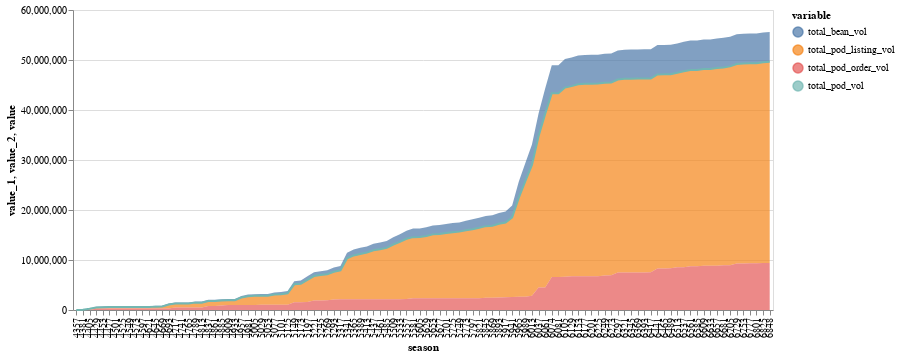

Notebook source saved alongside this figure:
### Code cell
df_snaps = query_farmers_market_snaps()
df_snaps['total bean vol'] = df_snaps['total_bean_vol']
df_snaps['total pod listing vol'] = df_snaps['total_pod_listing_vol']
df_snaps['total pod order vol'] = df_snaps['total_pod_order_vol']
df_snaps['total pod vol'] = df_snaps['total_pod_vol']
value_vars = [
    'total_bean_vol', 'total_pod_vol', 'total_pod_listing_vol', 'total_pod_order_vol'
]
label_vars = [
    'total bean vol', 'total pod listing vol', 'total pod order vol', 'total pod vol'
] 
id_vars = ['timestamp', 'season'] + label_vars
df_snaps = df_snaps.melt(id_vars=id_vars, value_vars=value_vars).sort_values("season")
rm_indices = []
for v in value_vars: 
    rm_indices = rm_indices + list(
        np.argwhere(
            ((df_snaps.season == 6074) & (df_snaps.variable == v)).values
        ).ravel()[:-1]
    )
df_snaps = df_snaps.iloc[[i for i in range(len(df_snaps)) if i not in rm_indices]]
df_snaps = df_snaps.loc[df_snaps.season >= 4357]

area = alt.Chart(df_snaps).transform_filter(
    datum.variable != 'total_pod_vol'
).transform_stack(
    stack="value", 
    as_=['value_1', 'value_2'], 
    groupby=['season'],
    sort=[alt.SortField('variable', 'descending')]
).mark_area(point='transparent').encode(
    x="season:O", 
    y="value_1:Q", 
    y2="value_2:Q", 
    color="variable:N", 
    tooltip=[alt.Tooltip(f'{e}:Q', format=",d") for e in label_vars]
).properties(width=700)

line = alt.Chart(df_snaps).transform_filter(
    datum.variable == 'total_pod_vol'
).mark_line().encode(
    x="season:O", 
    y="value:Q", 
    color="variable:N", 
).properties(width=700)

c = area + line
c

### Figure 1 — Vega-Lite specification as saved in the notebook (floating-point values rounded to 4 significant figures; data arrays with more than 128 entries replaced by an {"elided": "..."} marker saying what was removed)
{"config": {"view": {"continuousWidth": 400, "continuousHeight": 300}}, "layer": [{"mark": {"type": "area", "point": "transparent"}, "encoding": {"color": {"field": "variable", "type": "nominal"}, "tooltip": [{"field": "total bean vol", "format": ",d", "type": "quantitative"}, {"field": "total pod listing vol", "format": ",d", "type": "quantitative"}, {"field": "total pod order vol", "format": ",d", "type": "quantitative"}, {"field": "total pod vol", "format": ",d", "type": "quantitative"}], "x": {"field": "season", "type": "ordinal"}, "y": {"field": "value_1", "type": "quantitative"}, "y2": {"field": "value_2"}}, "transform": [{"filter": "(datum.variable !== 'total_pod_vol')"}, {"groupby": ["season"], "stack": "value", "sort": [{"field": "variable", "order": "descending"}], "as": ["value_1", "value_2"]}], "width": 700}, {"mark": "line", "encoding": {"color": {"field": "variable", "type": "nominal"}, "x": {"field": "season", "type": "ordinal"}, "y": {"field": "value", "type": "quantitative"}}, "transform": [{"filter": "(datum.variable === 'total_pod_vol')"}], "width": 700}], "data": {"name": "data-bb620b9338e48e40f90ec3b3a31c5568"}, "$schema": "https://vega.github.io/schema/vega-lite/v4.17.0.json", "datasets": {"data-bb620b9338e48e40f90ec3b3a31c5568": {"elided": "424 records"}}}
